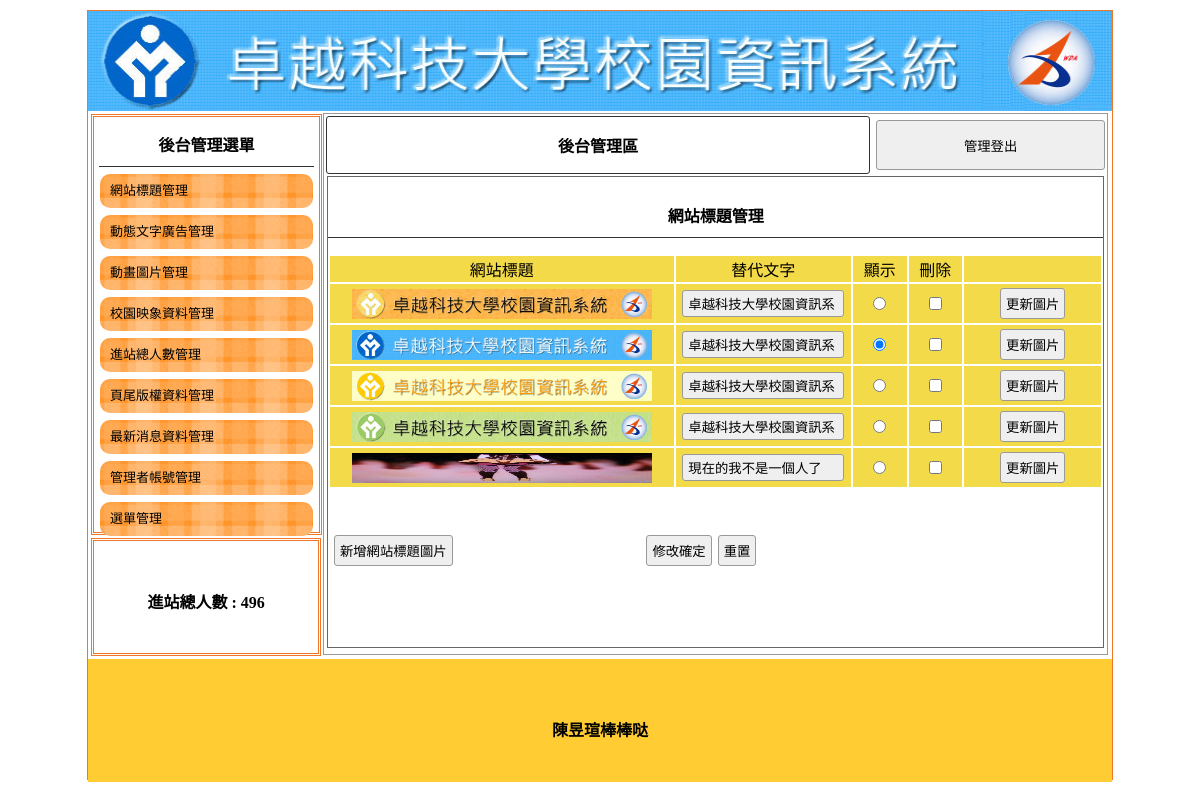
The app's page /admin.php with its own data.
### tables this page shows
CREATE TABLE `a_title` (
  `a_title_seq` int(10) UNSIGNED NOT NULL,
  `a_title_img` text NOT NULL,
  `a_title_txt` text NOT NULL,
  `a_title_display` int(2) NOT NULL
);

CREATE TABLE `people` (
  `people_seq` int(10) UNSIGNED NOT NULL,
  `people_num` int(10) NOT NULL
);

CREATE TABLE `a_bot` (
  `a_bot_seq` int(5) UNSIGNED NOT NULL,
  `a_bot_txt` text NOT NULL
);

### a_title.php (the view, shortened to what this page needs)
							   <div style="width:99%; height:87%; margin:auto; overflow:auto; border:#666 1px solid;">
                                    <p class="t cent botli">網站標題管理</p>
        <form method="POST" >
    <table width="100%">
    	<tr class="yel">
        	<td width="45%">網站標題</td><td width="23%">替代文字</td><td width="7%">顯示</td><td width="7%">刪除</td><td></td>
                    </tr>
<?php
$sql = "select * from a_title " ;
$c1 = mysqli_query($link,$sql) ;
$c2 = mysqli_fetch_assoc($c1) ;
?>
<?php do{ ?>
    <tr class="yel">
    <td width="45%"><img src="img/<?=$c2['a_title_img']?>" style="height:30px;width:300px" /></td>
    <td width="23%"><input type="text" value="<?=$c2['a_title_txt']?>" name="word[]" /></td>
    <td width="7%"><input type="radio" value="<?=$c2['a_title_seq']?>" name="myupdate" <?php if($c2['a_title_display'] == 1 ){ ?> checked <?php } ?>  /> </td>
    <td width="7%"><input type="checkbox" value="<?=$c2['a_title_seq']?>" name="delete[]" /> </td>
    <td><input type="button" onclick="op(&#39;#cover&#39;,&#39;#cvr&#39;,&#39;a_title_pic.php?do=title&picno=<?=$c2['a_title_seq']?>&#39;)" value="更新圖片"></td>
    </tr>
<?php }while($c2 = mysqli_fetch_assoc($c1)); ?>
  </table>
           <table style="margin-top:40px; width:70%;">
     <tr>
      <td width="200px"><input type="button" onclick="op(&#39;#cover&#39;,&#39;#cvr&#39;,&#39;a_title_add.php?do=title&#39;)" value="新增網站標題圖片"></td><td class="cent"><input type="submit" value="修改確定"><input type="reset" value="重置"></td>
     </tr>
    </table>
        </form>
                                    </div>

### bannerpic.php
<?php
$sql = "select * from a_title where a_title_display ='1'";
$c1 = mysqli_query($link,$sql);
$c2 = mysqli_fetch_assoc($c1);
$bannerimg = $c2["a_title_img"];
?>
<a href="index.php"><div class="ti">
<img src="img/<?=$bannerimg?>" height="100px" width="1024px" />
</div></a>

### people.php (shortened to what this page needs)
<?php
if(empty($_SESSION["login"])){
    $sql = "update people set people_num = people_num + 1";
    mysqli_query($link,$sql);
}
$sql = "select * from people" ;
$c1 = mysqli_query($link,$sql);
$c2 = mysqli_fetch_assoc($c1);
echo $c2["people_num"];
?>

### bot.php
<?php
$sql = "select * from a_bot" ;
$c1 = mysqli_query($link,$sql);
$c2 = mysqli_fetch_assoc($c1);
echo $c2["a_bot_txt"];
?>

### Management page_files/css.css (style rules this page uses)
body { padding:0px; margin:0px; }
.ti { width:100%; height:100px; position:relative; background-size:cover; background-repeat:no-repeat; }
.t { font-weight:800; display:block; text-align:center; padding:10px 1px 10px 1px; }
.botli { border-bottom:#333 1px solid; }
.cent { text-align:center; }
input,button { border:#999 1px solid; border-radius:3px; background:#EFEFEF; padding:5px; margin:3px; }
input[type=text],input[type=password] { width:150px; }
.yel td { background:#F3DA49; text-align:center; }

### records on screen
a_title: a_title_img (picture), a_title_txt "卓越科技大學校園資訊系", a_title_display "☑"
people: people_num "496"
a_title: a_title_img (picture), a_title_txt "卓越科技大學校園資訊系"
a_title: a_title_img (picture), a_title_txt "卓越科技大學校園資訊系"
a_title: a_title_img (picture), a_title_txt "卓越科技大學校園資訊系"
a_title: a_title_img (picture), a_title_txt "現在的我不是一個人了"
a_bot: a_bot_txt "陳昱瑄棒棒哒"
